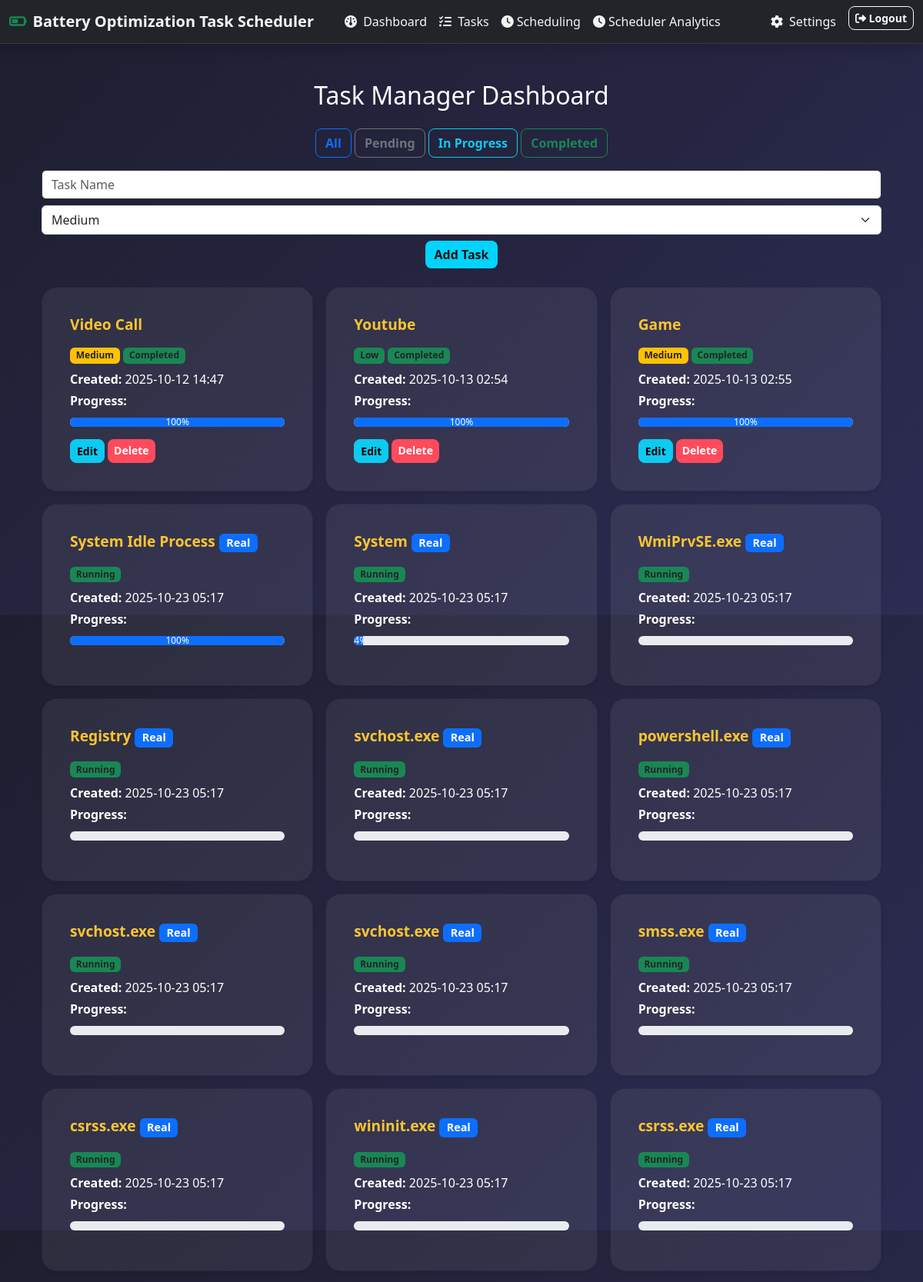
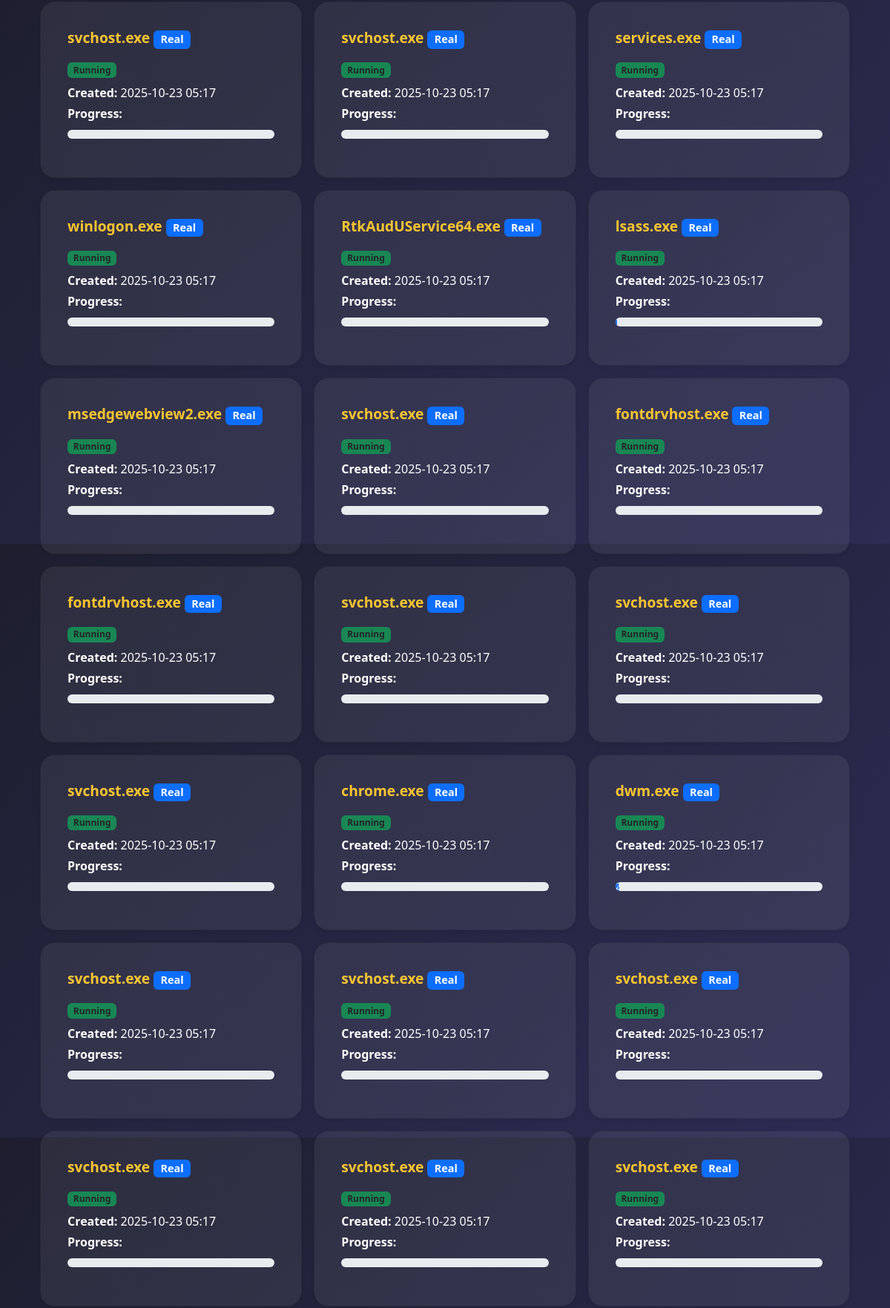
The page /tasks (upper part) on the database its author committed (2 pictures, top to bottom).
### models.py (models this page shows, shortened)
class Task(db.Model):
    id = db.Column(db.Integer, primary_key=True)
    pid = db.Column(db.Integer, nullable=True, unique=True)  # real OS process ID
    name = db.Column(db.String(120), nullable=False)
    priority = db.Column(db.String(20), nullable=False, default='Medium')  # High/Medium/Low
    status = db.Column(db.String(20), nullable=False, default='Pending')  # Pending/Running/Paused/Completed
    arrival_time = db.Column(db.DateTime, default=datetime.utcnow)
    burst_time = db.Column(db.Integer, default=5)     # simulated execution time
    remaining_time = db.Column(db.Integer, default=5)
    deadline = db.Column(db.DateTime, nullable=True)
    progress = db.Column(db.Integer, default=0)       # New field for progress %
    energy = db.Column(db.Integer, default=100)       # New field for energy %
    created_at = db.Column(db.DateTime, default=datetime.utcnow)
    type = db.Column(db.String(20), default='simulated')  # distinguish real/simulated
    last_updated = db.Column(db.DateTime, default=datetime.utcnow, onupdate=datetime.utcnow)
    locked = db.Column(db.Boolean, default=False)

### app.py (the view)
@app.route("/tasks")
def tasks_page():
    simulated_tasks=Task.query.filter_by(type='simulated').all()
    real_tasks=Task.query.filter_by(type='real').all()
    all_tasks=simulated_tasks+real_tasks
    return render_template("tasks.html", tasks=all_tasks)

### templates/tasks.html (shortened to what this page needs)
{% extends "base.html" %}
{% block content %}
<div class="container py-4">
    <h2 class="mb-4 text-center">Task Manager Dashboard</h2>
    <div class="mb-3 text-center">
        <button type="button" class="btn btn-outline-primary filter-btn" data-status="All">All</button>
        <button type="button" class="btn btn-outline-secondary filter-btn" data-status="Pending">Pending</button>
        <button type="button" class="btn btn-outline-info filter-btn" data-status="In Progress">In Progress</button>
        <button type="button" class="btn btn-outline-success filter-btn" data-status="Completed">Completed</button>
    </div>
    <form method="POST" action="{{ url_for('add_task') }}" class="mb-4 d-flex gap-2 justify-content-center flex-wrap">
        <input type="text" name="name" placeholder="Task Name" class="form-control bg-white text-dark" required>
        <select name="priority" class="form-select bg-white text-dark">
            <option value="Medium" selected>Medium</option>
        </select>
        <button type="submit" class="btn btn-primary">Add Task</button>
    </form>
    <div class="row g-3" id="taskContainer">
        {% for task in tasks %}
        <div class="col-md-6 col-lg-4 task-card
            {% if task.type == 'real' %}real-task-card{% else %}simulated-task-card{% endif %}"
            data-status="{{ task.status }}" id="taskCard{{ task.id }}">
            <div class="card shadow-sm h-100">
                <div class="card-body">
                    <h5 class="card-title">
                        {{ task.name }}
                        {% if task.type == 'real' %}<span class="badge bg-primary">Real</span>{% endif %}
                    </h5>
                    {% if task.type != 'real' %}
                    <span class="badge
                        {% if task.priority == 'High' %} bg-danger
                        {% elif task.priority == 'Medium' %} bg-warning text-dark
                        {% else %} bg-success text-dark {% endif %}">
                        {{ task.priority }}
                    </span>
                    {% endif %}
                    <span class="badge task-status
                        {% if task.status == 'Pending' %} bg-secondary text-dark
                        {% elif task.status == 'In Progress' %} bg-info text-dark
                        {% else %} bg-success text-dark {% endif %}">
                        {{ task.status }}
                    </span>
                    <p class="mt-2 mb-1"><strong>Created:</strong> {{ task.created_at.strftime('%Y-%m-%d %H:%M') }}</p>
                    <p class="mb-1"><strong>Progress:</strong></p>
                    <div class="progress mb-3">
                        <div class="progress-bar task-progress" role="progressbar"
                            style="width: {% if task.progress %}{{ task.progress }}%{% else %}0%{% endif %};"
                            aria-valuenow="{{ task.progress if task.progress else 0 }}" aria-valuemin="0" aria-valuemax="100">
                            {% if task.progress %}{{ task.progress }}%{% else %}0%{% endif %}
                        </div>
                    </div>
                    {% if task.type != 'real' %}
                    <div class="d-flex gap-1">
                        <button type="button" class="btn btn-sm btn-info" data-bs-toggle="modal" data-bs-target="#editTaskModal{{ task.id }}">Edit</button>
                        <a href="{{ url_for('delete_task', task_id=task.id) }}" class="btn btn-sm btn-danger">Delete</a>
                    </div>
                    {% endif %}
                </div>
            </div>
        </div>
        {% endfor %}
    </div>
</div>
{% endblock %}

### templates/base.html (shortened to what this page needs)
<!DOCTYPE html>
<html lang="en">
<head>
    <link href="https://cdn.jsdelivr.net/npm/bootstrap@5.3.2/dist/css/bootstrap.min.css" rel="stylesheet">
    <link rel="stylesheet" href="{{ url_for('static', filename='css/styles.css') }}">
    <link rel="stylesheet" href="https://cdnjs.cloudflare.com/ajax/libs/font-awesome/6.5.0/css/all.min.css">
    <link rel="stylesheet" href="https://cdn.jsdelivr.net/npm/sweetalert2@11/dist/sweetalert2.min.css">
</head>
<body>
<nav class="navbar navbar-expand-lg navbar-dark bg-dark shadow">
  <div class="container-fluid">
    <a class="navbar-brand d-flex align-items-center" href="{{ url_for('index') }}">
      <i class="fa-solid fa-battery-half me-2 text-success"></i>
      <span class="fw-bold">Battery Optimization Task Scheduler</span>
    </a>
    <div class="collapse navbar-collapse" id="navbarNav">
      <ul class="navbar-nav me-auto ms-3">
        <li class="nav-item">
          <a class="nav-link" href="{{ url_for('index') }}">
            <i class="fa-solid fa-gauge me-1"></i> Dashboard
          </a>
        </li>
        <li class="nav-item">
          <a class="nav-link" href="{{ url_for('tasks_page') }}">
            <i class="fa-solid fa-tasks me-1"></i> Tasks
          </a>
        </li>
        <li class="nav-item">
          <a class="nav-link" href="/scheduling">
            <i class="fa-solid fa-clock"></i> Scheduling
          </a>
        </li>
        <li class="nav-item">
          <a class="nav-link" href="{{ url_for('scheduler_analytics') }}">
              <i class="fa-solid fa-clock"></i> Scheduler Analytics
          </a>
      </li>
      </ul>
      <ul class="navbar-nav ms-auto">
        <li class="nav-item">
          <a class="nav-link" href="#">
            <i class="fa-solid fa-gear me-1"></i> Settings
          </a>
        </li>
        <li class="nav-item">
          <a class="btn btn-outline-light btn-sm ms-2" href="#">
            <i class="fa-solid fa-right-from-bracket"></i> Logout
          </a>
        </li>
      </ul>
    </div>
  </div>
</nav>
<div class="container mt-4">
    {% block content %}{% endblock %}
</div>
</body>
</html>

### static/css/styles.css (style rules this page uses)
body { background: #121212; color: #f5f5f5; font-family: 'Segoe UI', Tahoma, Geneva, Verdana, sans-serif; }
.navbar { background: linear-gradient(90deg, #1f1f1f, #292929); border-bottom: 1px solid #333; }
.navbar-brand, .nav-link { color: #f5f5f5 !important; }
.card { background: #1e1e1e; color: #ffffff; border-radius: 12px; box-shadow: 0px 4px 10px rgba(0,0,0,0.6); transition: transform 0.2s ease-in-out; }
h1, h2, h3, h4 { color: #ffffff; }
.btn { border-radius: 8px; font-weight: bold; }
.btn-primary { background: #00d4ff; border: none; color: #121212; }
.btn-danger { background: #ff4b5c; border: none; }
.form-control { background: #1a1a1a; border: 1px solid #333; color: #ffffff; }
body { background: linear-gradient(135deg, #1e1e2f, #2c2c54); font-family: 'Segoe UI', Tahoma, Geneva, Verdana, sans-serif; color: #f5f6fa; min-height: 100vh; margin: 0; }
.navbar { background: rgba(40, 40, 70, 0.9); backdrop-filter: blur(10px); border-bottom: 1px solid rgba(255, 255, 255, 0.1); }
.card { background: rgba(255, 255, 255, 0.07); border-radius: 20px; padding: 20px; box-shadow: 0 8px 25px rgba(0, 0, 0, 0.25); transition: transform 0.3s ease, box-shadow 0.3s ease; }
.card h5 { font-size: 1.2rem; font-weight: bold; margin-bottom: 15px; color: #fbc531; }
.progress { height: 12px; border-radius: 10px; overflow: hidden; margin-top: 10px; }
.progress-bar { transition: width 0.5s ease-in-out; }
.card { transition: transform 0.3s ease, box-shadow 0.3s ease; }
.btn { transition: transform 0.2s ease, box-shadow 0.2s ease; }
.badge { transition: transform 0.2s ease, box-shadow 0.2s ease; }
.progress-bar { transition: width 0.8s ease-in-out; }

### rows shown on the page
Task: name "Video Call", priority "Medium", status "Completed", created_at "2025-10-12 14:47", progress "100"
Task: name "Youtube", priority "Low", status "Completed", created_at "2025-10-13 02:54", progress "100"
Task: name "Game", priority "Medium", status "Completed", created_at "2025-10-13 02:55", progress "100"
Task: name "System Idle Process", type "Real", status "Running", created_at "2025-10-23 05:17", progress "100"
Task: name "System", type "Real", status "Running", created_at "2025-10-23 05:17", progress "4"
Task: name "WmiPrvSE.exe", type "Real", status "Running", created_at "2025-10-23 05:17"
Task: name "Registry", type "Real", status "Running", created_at "2025-10-23 05:17"
Task: name "svchost.exe", type "Real", status "Running", created_at "2025-10-23 05:17"
Task: name "powershell.exe", type "Real", status "Running", created_at "2025-10-23 05:17"
Task: name "svchost.exe", type "Real", status "Running", created_at "2025-10-23 05:17"
Task: name "svchost.exe", type "Real", status "Running", created_at "2025-10-23 05:17"
Task: name "smss.exe", type "Real", status "Running", created_at "2025-10-23 05:17"
Task: name "csrss.exe", type "Real", status "Running", created_at "2025-10-23 05:17"
Task: name "wininit.exe", type "Real", status "Running", created_at "2025-10-23 05:17"
Task: name "csrss.exe", type "Real", status "Running", created_at "2025-10-23 05:17"
Task: name "svchost.exe", type "Real", status "Running", created_at "2025-10-23 05:17"
Task: name "svchost.exe", type "Real", status "Running", created_at "2025-10-23 05:17"
Task: name "services.exe", type "Real", status "Running", created_at "2025-10-23 05:17"
Task: name "winlogon.exe", type "Real", status "Running", created_at "2025-10-23 05:17"
Task: name "RtkAudUService64.exe", type "Real", status "Running", created_at "2025-10-23 05:17"
Task: name "lsass.exe", type "Real", status "Running", created_at "2025-10-23 05:17", {{ task.progress }} 1 (drawn)
Task: name "msedgewebview2.exe", type "Real", status "Running", created_at "2025-10-23 05:17"
Task: name "svchost.exe", type "Real", status "Running", created_at "2025-10-23 05:17"
Task: name "fontdrvhost.exe", type "Real", status "Running", created_at "2025-10-23 05:17"
Task: name "fontdrvhost.exe", type "Real", status "Running", created_at "2025-10-23 05:17"
Task: name "svchost.exe", type "Real", status "Running", created_at "2025-10-23 05:17"
Task: name "svchost.exe", type "Real", status "Running", created_at "2025-10-23 05:17"
Task: name "svchost.exe", type "Real", status "Running", created_at "2025-10-23 05:17"
Task: name "chrome.exe", type "Real", status "Running", created_at "2025-10-23 05:17"
Task: name "dwm.exe", type "Real", status "Running", created_at "2025-10-23 05:17", progress "2"
Task: name "svchost.exe", type "Real", status "Running", created_at "2025-10-23 05:17"
Task: name "svchost.exe", type "Real", status "Running", created_at "2025-10-23 05:17"
Task: name "svchost.exe", type "Real", status "Running", created_at "2025-10-23 05:17"
Task: name "svchost.exe", type "Real", status "Running", created_at "2025-10-23 05:17"
Task: name "svchost.exe", type "Real", status "Running", created_at "2025-10-23 05:17"
Task: name "svchost.exe", type "Real", status "Running", created_at "2025-10-23 05:17"
